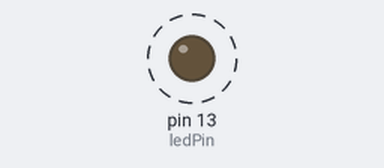
This sketch was run on a simulated Arduino Uno, built with avr-gcc and run on an emulated ATmega328P. Parts: output pins drawn as LEDs (lit = HIGH). Dashed ring = blinking.

Above: at 0.3 s.
Timing chart, 0 to 5.9 s (numbered marks = the images above):
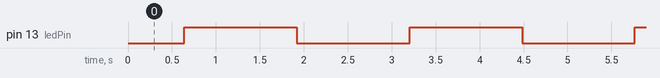

Measured:
- by itself, pin 13 (ledPin): alternates HIGH for 1.3 s and LOW for 1.3 s

The sketch:

sketch_feb6a.ino
```cpp
#include <analogWrite.h>
// LED Pin
const int ledPin = 13;
void setup() {
  pinMode(ledPin, OUTPUT);
}
void loop() {
  // fade the LED on thisPin from off to brightest:
  for (int brightness = 0; brightness < 255; brightness++) {
    analogWrite(ledPin, brightness);
    delay(5);
  }
  // fade the LED on thisPin from brithstest to off:
  for (int brightness = 255; brightness >= 0; brightness--) {
    analogWrite(ledPin, brightness);
    delay(5);
  }
}
```
